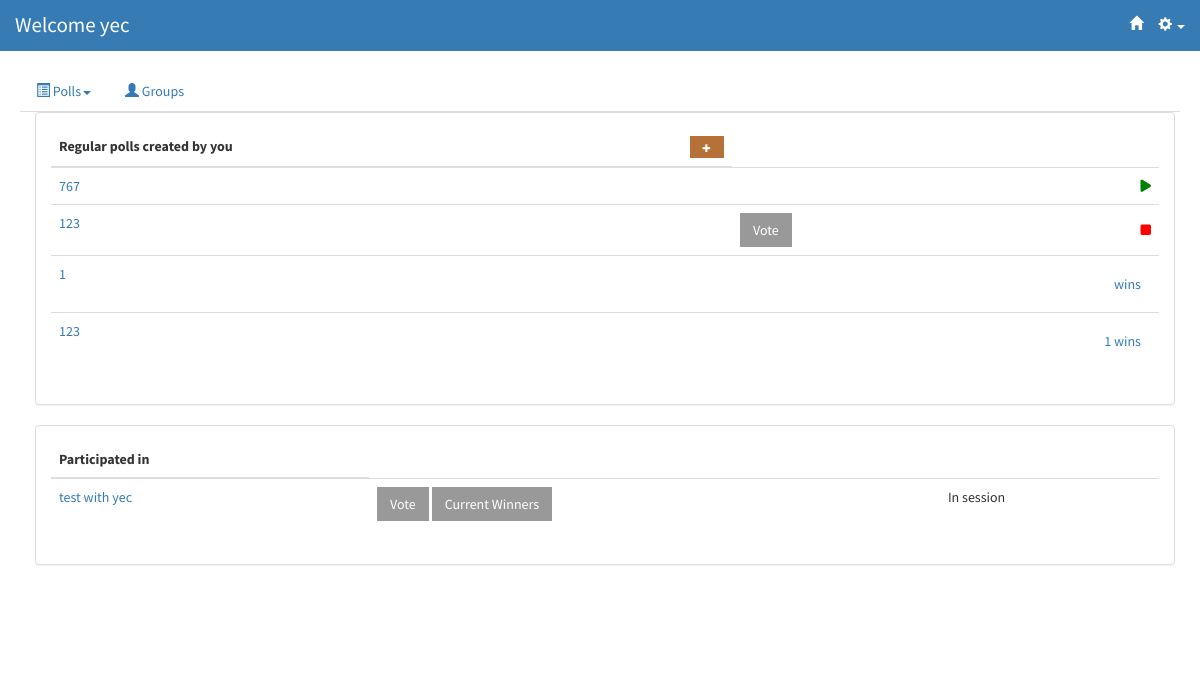
Page /polls/regular_polls (signed in) on the earlier database version.
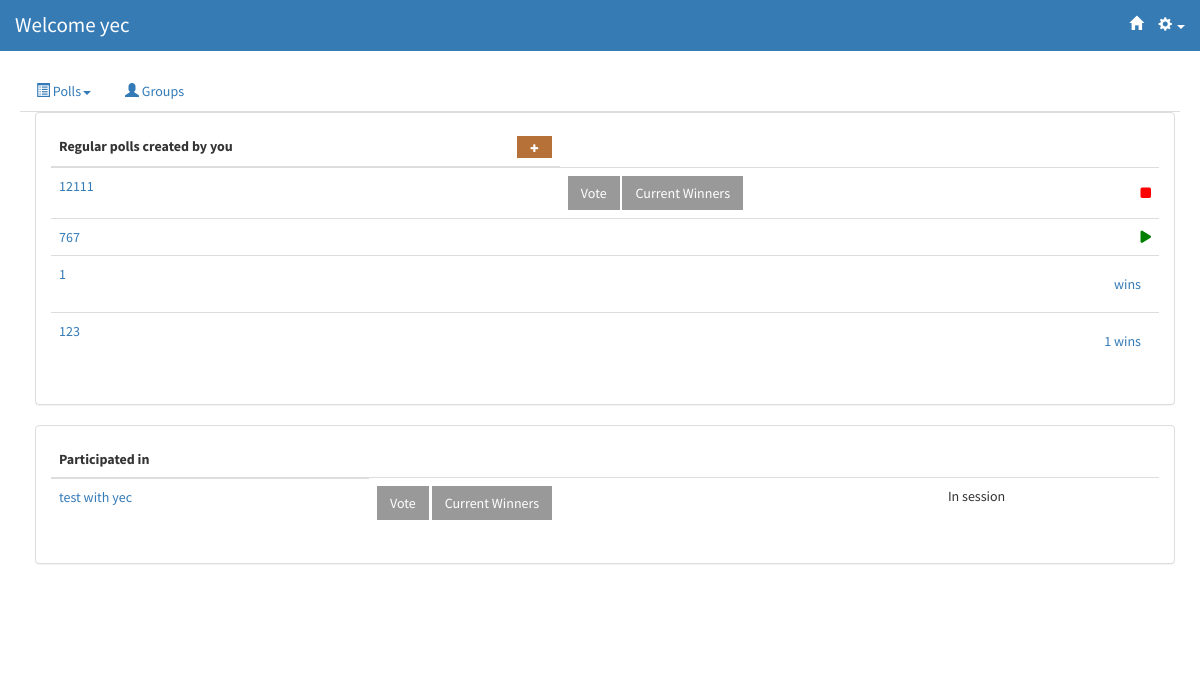
Same page on the later database version.
### polls/models.py (models this page shows, shortened)
@python_2_unicode_compatible
class Question(models.Model):
    question_text = models.CharField(max_length=20)
    question_desc = models.CharField(max_length=500, null=True, blank=True)
    image = models.ImageField(upload_to='static/img/items/', blank=True, null=True)
    imageURL = models.CharField(max_length=500, blank=True, null=True)
    pub_date = models.DateTimeField('date published')
    follow_up = models.OneToOneField('Question', on_delete=models.CASCADE, null = True, blank = True)
    question_owner = models.ForeignKey(User, null=True)
    question_voters = models.ManyToManyField(User, related_name='poll_participated')
    status = models.IntegerField(default=1)
    display_pref = models.IntegerField(default=1)
    emailInvite = models.BooleanField(default=True)
    emailDelete = models.BooleanField(default=True)
    emailStart = models.BooleanField(default=True)
    emailStop = models.BooleanField(default=True)
    poll_algorithm = models.IntegerField(default=1)
    question_type = models.IntegerField(default=1)
    winner = models.CharField(max_length=200)
    m_poll = models.BooleanField(default=False)
    open = models.BooleanField(default=False)

### polls/views.py (the view)
class RegularPollsView(generic.ListView):
    template_name = 'polls/regular_polls.html'
    context_object_name = 'question_list'
    def get_queryset(self):
        return Question.objects.all()
    def get_context_data(self, **kwargs):
        ctx = super(RegularPollsView, self).get_context_data(**kwargs)
        ctx['polls_created'] = Question.objects.filter(question_owner = self.request.user, m_poll = False).order_by('-pub_date')
        ctx['polls_participated'] = self.request.user.poll_participated.filter(m_poll = False).exclude(question_owner = self.request.user).order_by('-pub_date')
        return ctx

### polls/templates/polls/regular_polls.html (shortened to what this page needs)
{% extends 'polls/base.html' %}
{% block content %}
<div class="container" >
    <div name="created" class="panel panel-default">
        <div class="panel-body">
        <table style = "width:100%;" class="table" name="created">
            <thead>
                <tr>
                    <th>
		                  Regular polls created by you
                            <a href="{% url 'polls:AddStep1' %}" style='font-size:60%; float:right;' class="btn btn-yellow">
                                    <span class="glyphicon glyphicon-plus"></span>
                            </a>
                    </th>
                </tr>
            </thead>
            {% for question in polls_created %}
                <tr>
                    <td>
                        <a href="{% url 'polls:pollinfo' question.id %}" data-toggle="tooltip" data-placement="right" title="More info about {{question.question_text}}: Help users to choose if it has many possible dependencies">{{ question.question_text }}</a>
                    </td>
                    <td style="vertical-align:middle">
                        {% if question.status == 2 %}
                            <a href="{% url 'polls:detail' question.id %}" class ="btn btn-dark" role="button" >Vote</a>
                            {% if question.display_pref == 0 and question.question_type == 1 %}
                                <a href="{% url 'polls:voteresults' question.id %}" class ="btn btn-dark" role="button" >Current Winners</a>
                            {% endif %}
                        {% endif %}
                    </td>
                    {% if question.status == 1 %}
                        <td style="vertical-align:middle">
                            <div class="start-icon">
                            <i class="fa fa-play" aria-hidden="true" data-toggle="modal" data-target="#confirm-start{{ question.id }}"></i>
                            </div>
                        </td>
                    {% elif question.status == 2 %}
                        <td style="vertical-align:middle">
                            <div class="stop-icon">
                            <i class="fa fa-stop" aria-hidden="true" data-toggle="modal" data-target="#confirm-stop{{ question.id }}"></i>
                            </div>
                        </td>
                    {% elif question.status == 3 %}
                            <td>
                                {% if question.question_type == 1 %}
                                    <a style="float:right;margin:10px" href="{% url 'polls:voteresults' question.id %}" >
                                        {{question.winner}} wins
                                    </a>
                                {% endif %}
                            </td>
                    {% endif %}
                </tr>
            {% endfor %}
        </table>
        </div>
    </div>
    <div name="participated" class="panel panel-default">
        <div class="panel-body">
        <table class="table" >
            <thead>
                <tr>
                    <th>
                        Participated in
                    </th>
                </tr>
            </thead>
            {% for question in polls_participated %}
            <tr>
                <td>
                    <a href="{% url 'polls:pollinfo' question.id %}" data-toggle="tooltip" data-placement="right" title="More info about {{question.question_text}}: Help users to choose if it has many possible dependencies">
                    {{ question.question_text }}
                    </a>
                </td>
                <td>
                    {% if question.status == 2 %}
                        <a href="{% url 'polls:detail' question.id %}" class ="btn btn-dark" role="button">Vote</a>
                        {% if question.display_pref == 0 %}
                            <a href="{% url 'polls:voteresults' question.id %}" class ="btn btn-dark" role="button" >Current Winners</a>
                        {% endif %}
                    {% endif %}
                </td>
                {% if question.status == 1 %}
                    <td>Poll not started</td>
                {% elif question.status == 2 %}
                    <td>In session</td>
                {% endif %}
                </tr>
            {% endfor %}
        </table>
        </div>
    </div>
</div>
{% endblock %}

### polls/templates/polls/base.html (shortened to what this page needs)
{% load staticfiles %}
<html>
	<head>
    <link rel="stylesheet" href="https://maxcdn.bootstrapcdn.com/bootstrap/3.3.6/css/bootstrap.min.css" />
    <link rel="stylesheet" type="text/css" href="{% static 'css/stylish-portfolio.css' %}" />
    <link rel="stylesheet" type="text/css" href="{% static 'css/shared.css' %}"/>
    <link href="https://cdnjs.cloudflare.com/ajax/libs/select2/4.0.3/css/select2.min.css" rel="stylesheet" />
	</head>
	<body>
                {% if user.is_authenticated %}
				 <nav class="navbar navbar-default navbar-fixed-top" style="background-color:#377BB5; border-color: transparent;">
                {% else %}
                 <nav class="navbar navbar-default navbar-fixed-top" style="background-color:transparent; border-color: transparent;">
                {%endif%}
					{% if request.flavour == "mobile" %}
					<div style = "margin-left: 20px; margin-right: 20px;">
				    {% else %}
				    <div class="container-fluid">
				    {% endif %}
                        <div class="navbar-header" style = "overflow: hidden;float:left;">
                            <a class="navbar-brand" href="/polls/" style ="font-size: 150%;
                            {% if user.is_authenticated %}
                            color:white;
                            {%else%}
                            color:black;
                            {% endif %}">
                                <span> Welcome
                                {% if user.is_authenticated %}
                                {% if request.user.first_name == "" %}
                                {{ request.user.username }}
                                {% endif %}
                                {% endif %} </span></a>
                           </div>
							{% if user.is_authenticated %}
							<ul class="nav navbar-nav navbar-right" style = "float:right;display:inline;">
                                <li style = "display:inline;"><a href="{% url 'polls:index' %}" style="color:white;"><span class="glyphicon navbar-right glyphicon-home"></span></a></li>
								<li class="dropdown" style = "float:auto;display:inline;">
									<a class="dropdown-toggle" data-toggle="dropdown" style="color:white;"> <span class="glyphicon glyphicon-cog"> </span> <span class="caret"></span> </a>
								</li>
							</ul>
							{% endif %}
						</div>
				</nav>
            {% if user.is_authenticated %}
				<div class="container-fluid" style="padding: 70px 20px;">
                    <ul class="nav nav-tabs">
                    <li role="presentation" class="dropdown">
                        <a class="dropdown-toggle" data-toggle="dropdown"  role="button" aria-haspopup="true" aria-expanded="false">
                        <span class="glyphicon glyphicon-list-alt"></span> Polls<span class="caret"></span>
                        </a>
                    </li>
                            <li><a href="{% url 'groups:index' %}"><span class="glyphicon glyphicon-user"></span> Groups</a></li>
                    </ul>
            {% else %}
                <div name="MainPage">
            {% endif %}
            {% block content %}
            {% endblock %}
              	</div>
	</body>
</html>

### static/css/stylish-portfolio.css (style rules this page uses)
html, body { width: 100%; height: 100%; }
body { font-family: "Source Sans Pro","Helvetica Neue",Helvetica,Arial,sans-serif; }
.btn-dark { color: #fff; background-color: rgba(0,0,0,0.4); }
.btn-yellow { color: white; background-color: #b57137; }
.btn-yellow span { color:white; }
.stop-icon { font-size:.8em; color:red; cursor:pointer; float:right; }
.start-icon { font-size:.8em; color:green; cursor:pointer; float:right; }

### static/css/shared.css (style rules this page uses)
* { font-size: 100%; }
a { font-size: 100%; text-decoration: none !important; }
div { font-size:100% !important; }

### polls/templates/polls/base.html (style rules this page uses)
.btn { border-radius:0; }

Differences in the rows shown:
removed Question: question_text "123", status "Vote"
added Question: question_text "12111", status "Vote"
